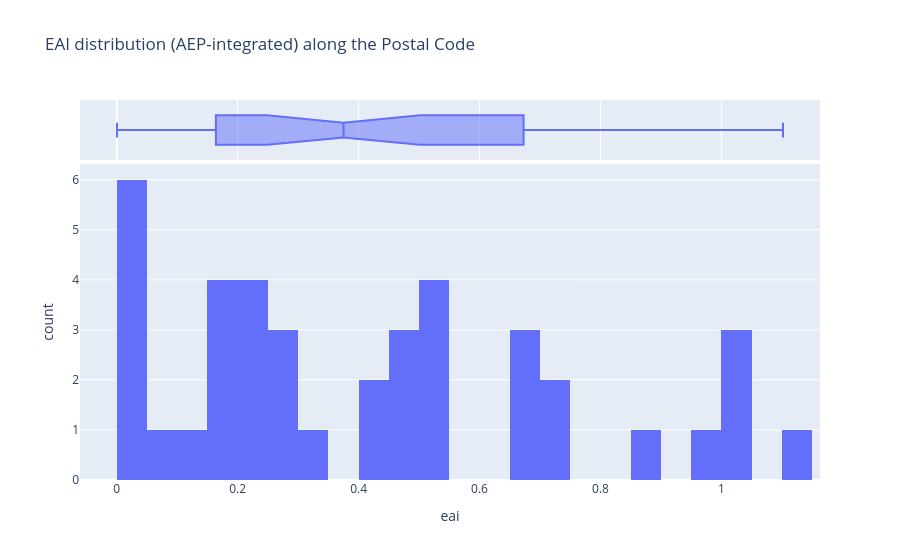

The notebook cell this image was saved under:
### Code cell
fig = px.histogram(
    df_riverine_2035.loc[~df_riverine_2035["eai"].isna(), :],
    x="eai",
    nbins=25,
    marginal="box",
    title="EAI distribution (AEP-integrated) along the Postal Code",
)
fig.show()

### Figure 1 — Plotly figure (JSON) as saved in the notebook; plotly's stock layout.template omitted (floating-point values rounded to 4 significant figures)
{"data": [{"bingroup": "x", "hovertemplate": "eai=%{x}<br>count=%{y}<extra></extra>", "legendgroup": "", "marker": {"color": "#636efa", "pattern": {"shape": ""}}, "name": "", "nbinsx": 25, "orientation": "v", "showlegend": false, "type": "histogram", "x": [0.1591, 0.5231, 0.6729, 0.1591, 0.2682, 0.006482, 0.4256, 0.2371, 0.2715, 0.00341, 0.4682, 0.02124, 0.6729, 0.7455, 0.533, 0.2432, 1.029, 1.005, 0.2432, 0.4204, 0.8653, 0.5236, 0.169, 0.6819, 0.1906, 0.9925, 1.029, 0.234, 0.0005016, 0.4612, 0.4995, 1.102, 0.1316, 0.0358, 0.07607, 0.3298, 0.01408, 0.5236, 0.2774, 0.7081], "xaxis": "x", "yaxis": "y"}, {"hovertemplate": "eai=%{x}<extra></extra>", "legendgroup": "", "marker": {"color": "#636efa"}, "name": "", "notched": true, "showlegend": false, "type": "box", "x": [0.1591, 0.5231, 0.6729, 0.1591, 0.2682, 0.006482, 0.4256, 0.2371, 0.2715, 0.00341, 0.4682, 0.02124, 0.6729, 0.7455, 0.533, 0.2432, 1.029, 1.005, 0.2432, 0.4204, 0.8653, 0.5236, 0.169, 0.6819, 0.1906, 0.9925, 1.029, 0.234, 0.0005016, 0.4612, 0.4995, 1.102, 0.1316, 0.0358, 0.07607, 0.3298, 0.01408, 0.5236, 0.2774, 0.7081], "xaxis": "x2", "yaxis": "y2"}], "layout": {"barmode": "relative", "legend": {"tracegroupgap": 0}, "title": {"text": "EAI distribution (AEP-integrated) along the Postal Code"}, "xaxis": {"anchor": "y", "domain": [0, 1], "title": {"text": "eai"}}, "xaxis2": {"anchor": "y2", "domain": [0, 1], "matches": "x", "showgrid": true, "showticklabels": false}, "yaxis": {"anchor": "x", "domain": [0, 0.8316], "title": {"text": "count"}}, "yaxis2": {"anchor": "x2", "domain": [0.8416, 1], "matches": "y2", "showgrid": false, "showline": false, "showticklabels": false, "ticks": ""}}}
